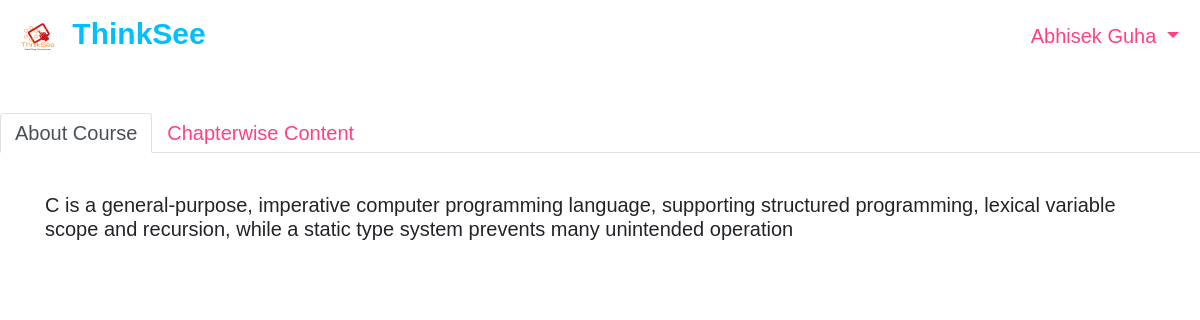
The page /courseview.php?courseid=1 (signed in) on the database its author committed.
### tables this page shows
CREATE TABLE `user` (
  `userid` int(50) NOT NULL,
  `username` varchar(80) NOT NULL,
  `useremail` varchar(50) NOT NULL,
  `password` varchar(200) NOT NULL
);

CREATE TABLE `course` (
  `courseid` int(10) NOT NULL,
  `coursename` varchar(50) DEFAULT NULL,
  `coursedescription` varchar(200) DEFAULT NULL,
  `coursedate` datetime NOT NULL
);

### courseview.php (the view, shortened to what this page needs)
<?php
    $courseid = intval($_GET['courseid']);
?>
<!DOCTYPE html>
<html lang="en">
<head>
  <link rel="stylesheet" href="css/bootstrap.min.css" />
  <link rel="stylesheet" href="css/material.indigo-pink.min.css"/>
  <link rel="stylesheet" href="css/student_homepage.css" />
</head>
<body>
<nav id="nav" class="navbar navbar-expand-lg fixed-top">
	<a class="navbar-brand">
		<img src="images/ThinkSee Logo.png" style="height:50px; width:50px;"></img>
		<span>ThinkSee</span>
	</a>
	<ul class="nav navbar-nav ml-auto">
      <li class="nav-item dropdown">
        <a class="nav-link dropdown-toggle" href="#" id="navbarDropdown" data-toggle="dropdown" aria-haspopup="true" aria-expanded="false">
          <?php
            include('includes/database.php');
            $sql = "SELECT * FROM user WHERE userid = " . $_SESSION['userid'] . "";
            if($result = mysqli_query($link, $sql))
            {
                if(mysqli_num_rows($result) == 1)
                {
                    $row = mysqli_fetch_array($result);
                    echo $row['username'];
                }
            }
          ?>
        </a>
      </li>
    </ul>
</nav>
<br/>
<br/>
<ul class="nav nav-tabs">
    <li class="nav-item">
        <a class="nav-link active" data-toggle="tab" href="#about_course">About Course</a>
    </li>
    <li class="nav-item">
        <a class="nav-link" data-toggle="tab" href="#content">Chapterwise Content</a>
    </li>
</ul>
<br/>
<br/>
<div class="tab-content">
    <div id="about_course" class="tab-pane active">
        <div class="container">
        <p style="font-size:20px;">
            <?php
            include('includes/database.php');
            $sql = "SELECT * FROM course WHERE courseid = " . $courseid . "";
            if($result = mysqli_query($link, $sql))
            {
                if(mysqli_num_rows($result)==1)
                {
                    $row = mysqli_fetch_array($result);
                    echo $row['coursedescription'];
                }
            }
            ?>
        </p>
        </div>
    </div>
</div>
</body>
</html>

### css/student_homepage.css (style rules this page uses)
body { padding-top: 73px; }
#nav { background-color: white; color: DeepSkyBlue; }
.nav-link { font-size: 20px; }
.navbar-brand { font-size:30px; font-weight:bold; }

### rows shown on the page
user: username "Abhisek Guha"
course: coursedescription "C is a general-purpose, imperative computer programming language, supporting structured programming, lexical variable scope and recursion, while a static type system prevents many unintended operation"
